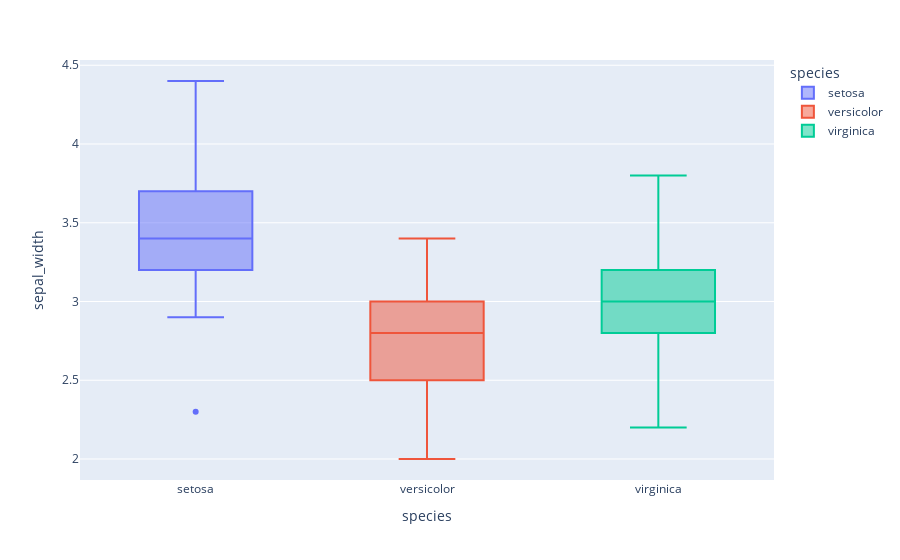

Notebook source saved alongside this figure:
### Code cell
fig_4=px.box(df,x='species',y='sepal_width',color='species')

fig_4.write_image('./output/fig_4.png',scale=5)
fig_4

### Figure 1 — Plotly figure (JSON) as saved in the notebook; plotly's stock layout.template omitted (floating-point values rounded to 4 significant figures)
{"data": [{"alignmentgroup": "True", "hovertemplate": "species=%{x}<br>sepal_width=%{y}<extra></extra>", "legendgroup": "setosa", "marker": {"color": "#636efa"}, "name": "setosa", "notched": false, "offsetgroup": "setosa", "orientation": "v", "showlegend": true, "type": "box", "x": ["setosa", "setosa", "setosa", "setosa", "setosa", "setosa", "setosa", "setosa", "setosa", "setosa", "setosa", "setosa", "setosa", "setosa", "setosa", "setosa", "setosa", "setosa", "setosa", "setosa", "setosa", "setosa", "setosa", "setosa", "setosa", "setosa", "setosa", "setosa", "setosa", "setosa", "setosa", "setosa", "setosa", "setosa", "setosa", "setosa", "setosa", "setosa", "setosa", "setosa", "setosa", "setosa", "setosa", "setosa", "setosa", "setosa", "setosa", "setosa", "setosa", "setosa"], "x0": " ", "xaxis": "x", "y": [3.5, 3.0, 3.2, 3.1, 3.6, 3.9, 3.4, 3.4, 2.9, 3.1, 3.7, 3.4, 3.0, 3.0, 4.0, 4.4, 3.9, 3.5, 3.8, 3.8, 3.4, 3.7, 3.6, 3.3, 3.4, 3.0, 3.4, 3.5, 3.4, 3.2, 3.1, 3.4, 4.1, 4.2, 3.1, 3.2, 3.5, 3.6, 3.0, 3.4, 3.5, 2.3, 3.2, 3.5, 3.8, 3.0, 3.8, 3.2, 3.7, 3.3], "y0": " ", "yaxis": "y"}, {"alignmentgroup": "True", "hovertemplate": "species=%{x}<br>sepal_width=%{y}<extra></extra>", "legendgroup": "versicolor", "marker": {"color": "#EF553B"}, "name": "versicolor", "notched": false, "offsetgroup": "versicolor", "orientation": "v", "showlegend": true, "type": "box", "x": ["versicolor", "versicolor", "versicolor", "versicolor", "versicolor", "versicolor", "versicolor", "versicolor", "versicolor", "versicolor", "versicolor", "versicolor", "versicolor", "versicolor", "versicolor", "versicolor", "versicolor", "versicolor", "versicolor", "versicolor", "versicolor", "versicolor", "versicolor", "versicolor", "versicolor", "versicolor", "versicolor", "versicolor", "versicolor", "versicolor", "versicolor", "versicolor", "versicolor", "versicolor", "versicolor", "versicolor", "versicolor", "versicolor", "versicolor", "versicolor", "versicolor", "versicolor", "versicolor", "versicolor", "versicolor", "versicolor", "versicolor", "versicolor", "versicolor", "versicolor"], "x0": " ", "xaxis": "x", "y": [3.2, 3.2, 3.1, 2.3, 2.8, 2.8, 3.3, 2.4, 2.9, 2.7, 2.0, 3.0, 2.2, 2.9, 2.9, 3.1, 3.0, 2.7, 2.2, 2.5, 3.2, 2.8, 2.5, 2.8, 2.9, 3.0, 2.8, 3.0, 2.9, 2.6, 2.4, 2.4, 2.7, 2.7, 3.0, 3.4, 3.1, 2.3, 3.0, 2.5, 2.6, 3.0, 2.6, 2.3, 2.7, 3.0, 2.9, 2.9, 2.5, 2.8], "y0": " ", "yaxis": "y"}, {"alignmentgroup": "True", "hovertemplate": "species=%{x}<br>sepal_width=%{y}<extra></extra>", "legendgroup": "virginica", "marker": {"color": "#00cc96"}, "name": "virginica", "notched": false, "offsetgroup": "virginica", "orientation": "v", "showlegend": true, "type": "box", "x": ["virginica", "virginica", "virginica", "virginica", "virginica", "virginica", "virginica", "virginica", "virginica", "virginica", "virginica", "virginica", "virginica", "virginica", "virginica", "virginica", "virginica", "virginica", "virginica", "virginica", "virginica", "virginica", "virginica", "virginica", "virginica", "virginica", "virginica", "virginica", "virginica", "virginica", "virginica", "virginica", "virginica", "virginica", "virginica", "virginica", "virginica", "virginica", "virginica", "virginica", "virginica", "virginica", "virginica", "virginica", "virginica", "virginica", "virginica", "virginica", "virginica", "virginica"], "x0": " ", "xaxis": "x", "y": [3.3, 2.7, 3.0, 2.9, 3.0, 3.0, 2.5, 2.9, 2.5, 3.6, 3.2, 2.7, 3.0, 2.5, 2.8, 3.2, 3.0, 3.8, 2.6, 2.2, 3.2, 2.8, 2.8, 2.7, 3.3, 3.2, 2.8, 3.0, 2.8, 3.0, 2.8, 3.8, 2.8, 2.8, 2.6, 3.0, 3.4, 3.1, 3.0, 3.1, 3.1, 3.1, 2.7, 3.2, 3.3, 3.0, 2.5, 3.0, 3.4, 3.0], "y0": " ", "yaxis": "y"}], "layout": {"boxmode": "overlay", "legend": {"title": {"text": "species"}, "tracegroupgap": 0}, "margin": {"t": 60}, "xaxis": {"anchor": "y", "categoryarray": ["setosa", "versicolor", "virginica"], "categoryorder": "array", "domain": [0, 1], "title": {"text": "species"}}, "yaxis": {"anchor": "x", "domain": [0, 1], "title": {"text": "sepal_width"}}}}
